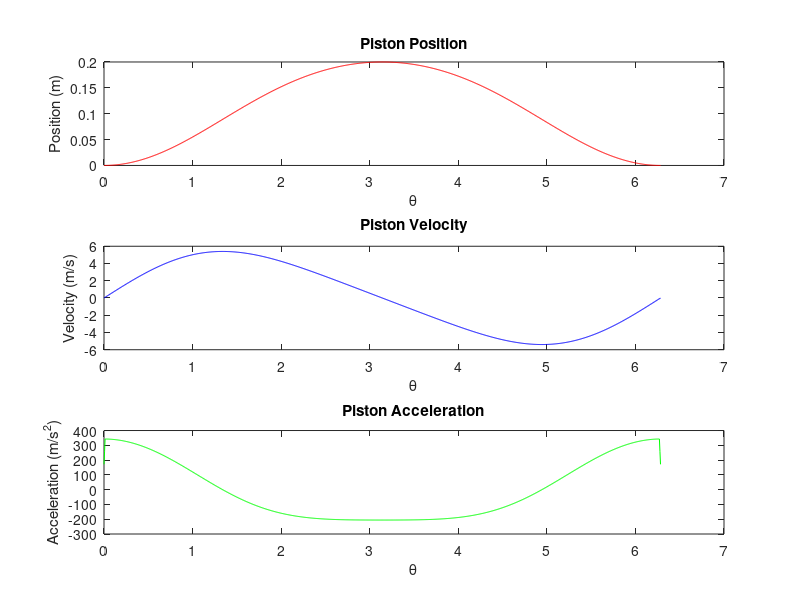

Recreate this plot in MATLAB.
% piston-rod-crank

n = 500; r = 0.1; l = 0.4; omega = 2 * pi * n / 60; 
theta = linspace(0, 2*pi, 1000);
x = r * (1 - cos(theta)) + (l - sqrt(l^2 - (r * sin(theta)).^2));
v = gradient(x, theta) * omega;
a = gradient(v, theta) * omega;

% Display results
fprintf('Theta: %.2f rad, Position: %.4f m, Velocity: %.4f m/s, Acceleration: %.4f m/s^2\n', ...
    [theta; x; v; a]);

% Plot
figure;
subplot(3, 1, 1); plot(theta, x, 'r'); title('Piston Position'); xlabel('\theta'); ylabel('Position (m)');
subplot(3, 1, 2); plot(theta, v, 'b'); title('Piston Velocity'); xlabel('\theta'); ylabel('Velocity (m/s)');
subplot(3, 1, 3); plot(theta, a, 'g'); title('Piston Acceleration'); xlabel('\theta'); ylabel('Acceleration (m/s^2)');
